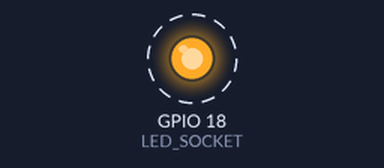
A sketch run on a simulated ESP32. Parts: output pins drawn as LEDs (lit = HIGH). Dashed ring = blinking.

Above: at 0.2 s.
Timing chart, 0 to 3.0 s (numbered marks = the images above):
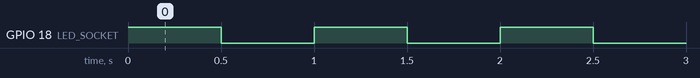

Measured:
- by itself, GPIO 18 (LED_SOCKET): alternates HIGH for 0.50 s and LOW for 0.50 s

The sketch:

blink_esp32.ino
```cpp
#define LED_SOCKET 18
#define INTERVAL 500

void setup() {
	pinMode(LED_SOCKET, OUTPUT);
}

void loop() {
	digitalWrite(LED_SOCKET, HIGH);
	delay(INTERVAL);

	digitalWrite(LED_SOCKET, LOW);
	delay(INTERVAL);
}
```
